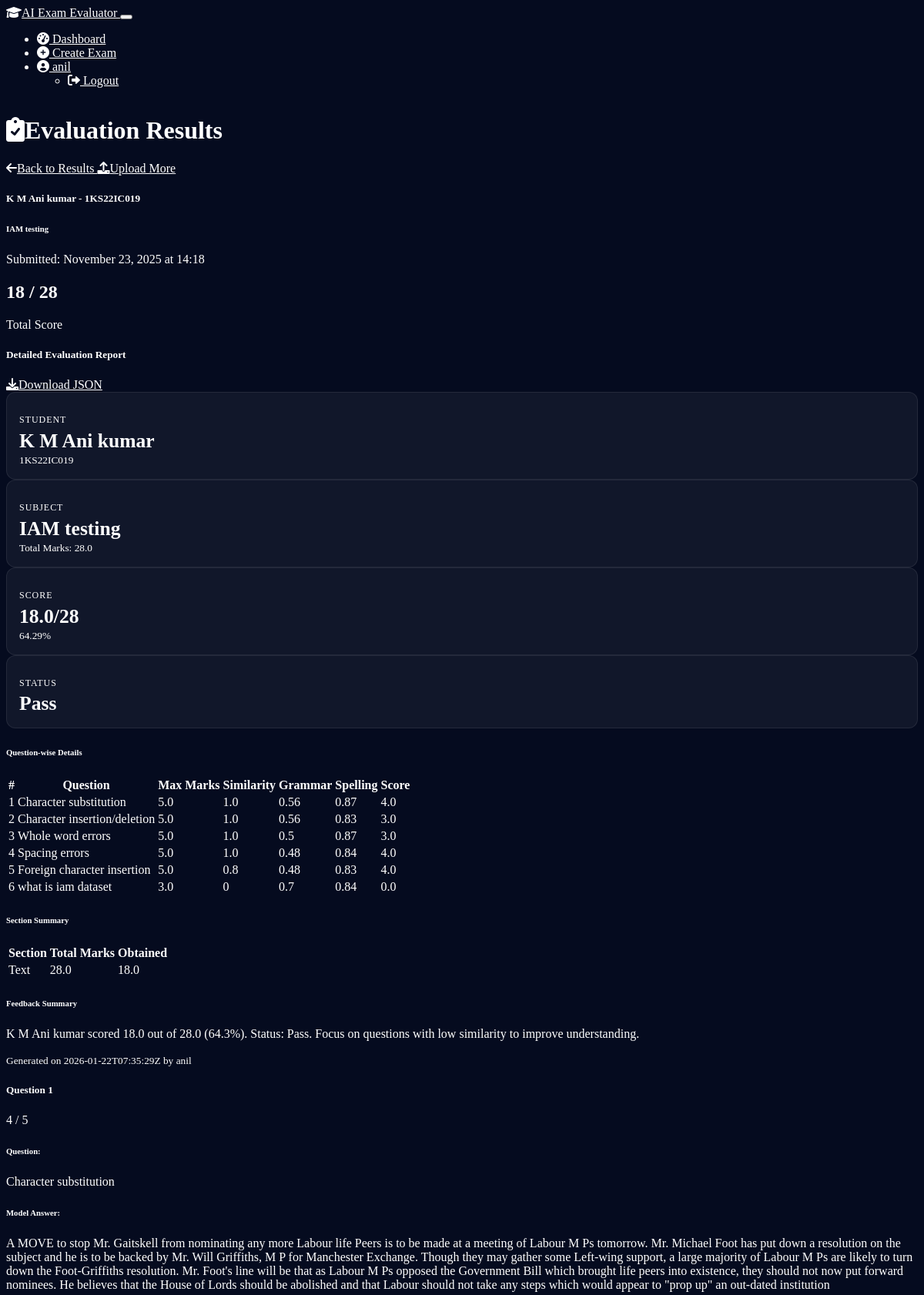
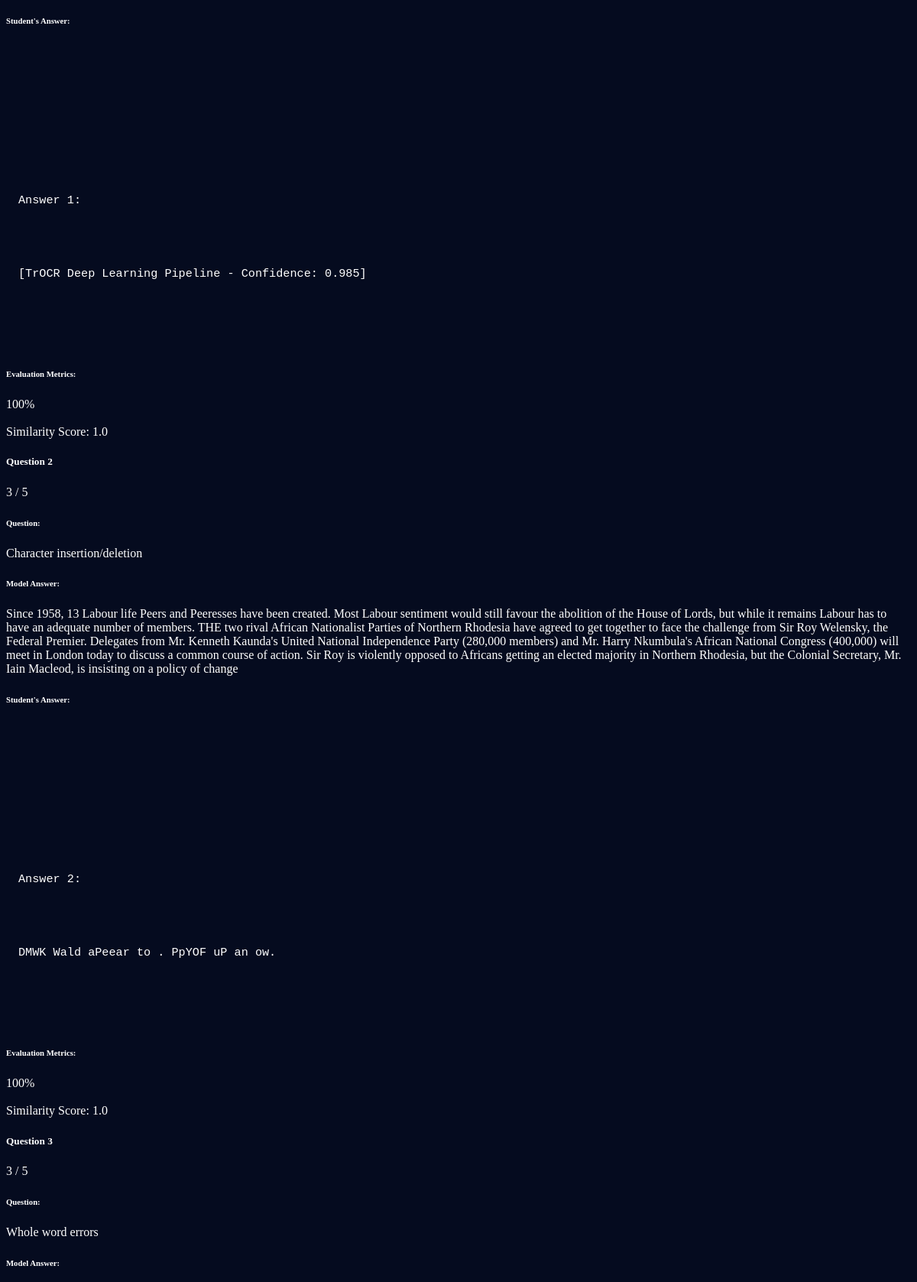
Page /exam/1/submission/1 (signed in, upper part) on the committed database (2 pictures, top to bottom).
### models.py (models this page shows, shortened)
class User(UserMixin, db.Model):
    id = db.Column(db.Integer, primary_key=True)
    username = db.Column(db.String(64), unique=True, nullable=False)
    email = db.Column(db.String(120), unique=True, nullable=False)
    password_hash = db.Column(db.String(256))
    is_faculty = db.Column(db.Boolean, default=True)
    created_at = db.Column(db.DateTime, default=datetime.utcnow)
    exams = db.relationship('Exam', backref='faculty', lazy=True)

class Submission(db.Model):
    id = db.Column(db.Integer, primary_key=True)
    exam_id = db.Column(db.Integer, db.ForeignKey('exam.id'), nullable=False)
    student_name = db.Column(db.String(128), nullable=False)
    student_id = db.Column(db.String(64), nullable=False)
    submitted_at = db.Column(db.DateTime, default=datetime.utcnow)
    original_file = db.Column(db.String(255))  # Path to uploaded file
    extracted_text = db.Column(db.Text)  # Raw extracted text from OCR (stored in DB, not session)
    total_score = db.Column(db.Float, default=0)
    answers = db.relationship('SubmissionAnswer', backref='submission', lazy=True, cascade="all, delete-orphan")

class Exam(db.Model):
    id = db.Column(db.Integer, primary_key=True)
    title = db.Column(db.String(128), nullable=False)
    description = db.Column(db.Text)
    created_at = db.Column(db.DateTime, default=datetime.utcnow)
    faculty_id = db.Column(db.Integer, db.ForeignKey('user.id'), nullable=False)
    questions = db.relationship('Question', backref='exam', lazy=True, cascade="all, delete-orphan")
    submissions = db.relationship('Submission', backref='exam', lazy=True, cascade="all, delete-orphan")

class Question(db.Model):
    id = db.Column(db.Integer, primary_key=True)
    exam_id = db.Column(db.Integer, db.ForeignKey('exam.id'), nullable=False)
    text = db.Column(db.Text, nullable=False)
    answer_key = db.Column(db.Text, nullable=False)
    max_score = db.Column(db.Float, default=1.0)
    min_word_count = db.Column(db.Integer, default=50)
    question_type = db.Column(db.String(20), default='text')  # text, mcq, etc.
    order = db.Column(db.Integer, default=0)

class SubmissionAnswer(db.Model):
    id = db.Column(db.Integer, primary_key=True)
    submission_id = db.Column(db.Integer, db.ForeignKey('submission.id'), nullable=False)
    question_id = db.Column(db.Integer, db.ForeignKey('question.id'), nullable=False)
    extracted_text = db.Column(db.Text)
    score = db.Column(db.Float, default=0)
    similarity_score = db.Column(db.Float)
    feedback = db.Column(db.Text)
    question = db.relationship('Question')

### routes/exam_routes.py (the view)
@exam_bp.route('/exam/<int:exam_id>/submission/<int:submission_id>')
@login_required
def view_submission(exam_id, submission_id):
    exam = Exam.query.get_or_404(exam_id)
    if exam.faculty_id != current_user.id:
        flash('You do not have permission to view this submission.', 'danger')
        return redirect(url_for('exam.dashboard'))
    submission = Submission.query.get_or_404(submission_id)
    if submission.exam_id != exam_id:
        flash('Submission does not belong to the specified exam.', 'danger')
        return redirect(url_for('exam.view_submissions', exam_id=exam_id))
    answers = SubmissionAnswer.query.filter_by(submission_id=submission_id).all()
    questions = Question.query.filter_by(exam_id=exam_id).all()
    max_score = sum(q.max_score for q in questions)
    report_data = build_submission_report(
        exam,
        submission,
        answers,
        max_score,
        current_user.username
    )
    return render_template(
        'evaluate.html',
        exam=exam,
        submission=submission,
        answers=answers,
        max_score=max_score,
        report_data=report_data
    )

### templates/evaluate.html (shortened to what this page needs)
{% extends "layout.html" %}
{% block content %}
<div class="container">
  <div class="d-flex justify-content-between align-items-center mb-4">
    <h1 class="h2">
      <i class="fas fa-clipboard-check me-2"></i>Evaluation Results
    </h1>
    <div>
      <a href="{{ url_for('exam.view_submissions', exam_id=exam.id) }}" class="btn btn-outline-secondary me-2">
        <i class="fas fa-arrow-left me-1"></i>Back to Results
      </a>
      <a href="{{ url_for('exam.upload_answers', exam_id=exam.id) }}" class="btn btn-primary">
        <i class="fas fa-upload me-1"></i>Upload More
      </a>
    </div>
  </div>
  <div class="card shadow-sm mb-4">
    <div class="card-header bg-dark">
      <h5 class="card-title mb-0">{{ submission.student_name }} - {{ submission.student_id }}</h5>
    </div>
    <div class="card-body">
      <div class="row">
        <div class="col-md-8">
          <h6>{{ exam.title }}</h6>
          <p class="text-muted small">Submitted: {{ submission.submitted_at.strftime('%B %d, %Y at %H:%M') }}</p>
        </div>
        <div class="col-md-4 text-end">
          <h2 class="mb-0
            {% if submission.total_score / max_score >= 0.7 %}text-success
            {% elif submission.total_score / max_score >= 0.4 %}text-warning
            {% else %}text-danger{% endif %}">
            {{ submission.total_score|int }} / {{ max_score|int }}
          </h2>
          <p class="text-muted small">Total Score</p>
        </div>
      </div>
    </div>
  </div>
  {% if report_data %}
  <div class="card shadow-sm mb-4">
    <div class="card-header d-flex justify-content-between align-items-center">
      <h5 class="card-title mb-0">Detailed Evaluation Report</h5>
      <a href="{{ url_for('exam.download_submission_report', exam_id=exam.id, submission_id=submission.id, export_format='json') }}" class="btn btn-sm btn-outline-info">
        <i class="fas fa-download me-1"></i>Download JSON
      </a>
    </div>
    <div class="card-body">
      <div class="row row-cols-1 row-cols-md-4 g-3 mb-4">
        <div class="col">
          <div class="report-stat">
            <p class="label">Student</p>
            <h4 class="value">{{ report_data.student_info.name }}</h4>
            <small>{{ report_data.student_info.roll_number }}</small>
          </div>
        </div>
        <div class="col">
          <div class="report-stat">
            <p class="label">Subject</p>
            <h4 class="value">{{ report_data.student_info.subject }}</h4>
            <small>Total Marks: {{ report_data.student_info.total_marks }}</small>
          </div>
        </div>
        <div class="col">
          <div class="report-stat">
            <p class="label">Score</p>
            <h4 class="value">{{ report_data.overall_result.total_score }}/{{ max_score|int }}</h4>
            <small>{{ report_data.overall_result.percentage }}%</small>
          </div>
        </div>
        <div class="col">
          <div class="report-stat">
            <p class="label">Status</p>
            <h4 class="value">{{ report_data.overall_result.status }}</h4>
          </div>
        </div>
      </div>
      <h6 class="mb-2">Question-wise Details</h6>
      <div class="table-responsive mb-4">
        <table class="table table-dark table-sm align-middle">
          <thead>
            <tr>
              <th>#</th>
              <th>Question</th>
              <th>Max Marks</th>
              <th>Similarity</th>
              <th>Grammar</th>
              <th>Spelling</th>
              <th>Score</th>
            </tr>
          </thead>
          <tbody>
            {% for detail in report_data.question_details %}
            <tr>
              <td>{{ detail.question_number }}</td>
              <td>{{ detail.question_text }}</td>
              <td>{{ detail.max_marks }}</td>
              <td>{{ detail.similarity }}</td>
              <td>{{ detail.grammar }}</td>
              <td>{{ detail.spelling }}</td>
              <td>{{ detail.final_score }}</td>
            </tr>
            {% endfor %}
          </tbody>
        </table>
      </div>
      <div class="row">
        <div class="col-lg-6">
          <h6>Section Summary</h6>
          <div class="table-responsive mb-4">
            <table class="table table-dark table-sm">
              <thead>
                <tr>
                  <th>Section</th>
                  <th>Total Marks</th>
                  <th>Obtained</th>
                </tr>
              </thead>
              <tbody>
                {% for section in report_data.section_summary %}
                <tr>
                  <td>{{ section.section }}</td>
                  <td>{{ section.total_marks }}</td>
                  <td>{{ section.obtained }}</td>
                </tr>
                {% endfor %}
              </tbody>
            </table>
          </div>
        </div>
      </div>
      <div class="mt-3">
        <h6>Feedback Summary</h6>
        <p class="mb-1">{{ report_data.feedback_summary }}</p>
        <small class="text-muted">Generated on {{ report_data.metadata.generated_at }} by {{ report_data.metadata.evaluator }}</small>
      </div>
    </div>
  </div>
  {% endif %}
  {% for answer in answers %}
    <div class="card shadow-sm mb-4">
      <div class="card-header d-flex justify-content-between align-items-center">
        <h5 class="card-title mb-0">Question {{ answer.question.order + 1 }}</h5>
        <span class="badge {% if answer.score / answer.question.max_score >= 0.7 %}bg-success{% elif answer.score / answer.question.max_score >= 0.4 %}bg-warning{% else %}bg-danger{% endif %}">
          {{ answer.score|int }} / {{ answer.question.max_score|int }}
        </span>
      </div>
      <div class="card-body">
        <div class="row">
          <div class="col-lg-6">
            <h6>Question:</h6>
            <p>{{ answer.question.text }}</p>
            <h6>Model Answer:</h6>
            <p>{{ answer.question.answer_key }}</p>
          </div>
          <div class="col-lg-6">
            <h6>Student's Answer:</h6>
            <div class="p-3 bg-dark bg-opacity-10 rounded student-answer">
              {% if answer.extracted_text %}
                <div class="formatted-answer">
                  {% set lines = answer.extracted_text.split('\n') %}
                  {% for line in lines %}
                    {% if line.strip().startswith('---') and 'Page' in line %}
                      <div class="page-marker">
                        <i class="fas fa-file-alt me-1"></i>{{ line.strip() }}
                      </div>
                    {% elif line.strip().startswith('Region #') %}
                      <div class="region-marker">
                        <i class="fas fa-map-marker-alt me-1"></i>{{ line.strip() }}
                      </div>
                    {% elif not line.strip().startswith('[GoogleLens-style') and line.strip() %}
                      <p class="answer-paragraph">{{ line }}</p>
                    {% elif not line.strip() %}
                      <br>
                    {% endif %}
                  {% endfor %}
                </div>
              {% else %}
                <p class="text-muted fst-italic">No text extracted</p>
              {% endif %}
            </div>
            <div class="mt-3">
              <h6>Evaluation Metrics:</h6>
              <div class="progress mb-2" style="height: 20px;">
                <div class="progress-bar
                  {% if answer.similarity_score >= 0.7 %}bg-success
                  {% elif answer.similarity_score >= 0.4 %}bg-warning
                  {% else %}bg-danger{% endif %}"
                  role="progressbar"
                  style="width: {{ (answer.similarity_score * 100)|int }}%"
                  aria-valuenow="{{ (answer.similarity_score * 100)|int }}"
                  aria-valuemin="0"
                  aria-valuemax="100">
                  {{ (answer.similarity_score * 100)|int }}%
                </div>
              </div>
              <p class="small text-muted">Similarity Score: {{ answer.similarity_score|round(2) }}</p>
            </div>
          </div>
        </div>
      </div>
    </div>
  {% endfor %}
</div>
{% endblock %}

### templates/layout.html (shortened to what this page needs)
<!DOCTYPE html>
<html lang="en">
<head>
  <link rel="stylesheet" href="https://cdn.replit.com/agent/bootstrap-agent-dark-theme.min.css">
  <link rel="stylesheet" href="https://cdnjs.cloudflare.com/ajax/libs/font-awesome/6.0.0/css/all.min.css">
  <link rel="stylesheet" href="{{ url_for('static', filename='css/custom.css') }}">
</head>
<body data-bs-theme="dark">
  <nav class="navbar navbar-expand-lg navbar-dark bg-dark">
    <div class="container">
      <a class="navbar-brand" href="{{ url_for('auth.index') }}">
        <i class="fas fa-graduation-cap me-2"></i>AI Exam Evaluator
      </a>
      <button class="navbar-toggler" type="button" data-bs-toggle="collapse" data-bs-target="#navbarNav">
      </button>
      <div class="collapse navbar-collapse" id="navbarNav">
        <ul class="navbar-nav ms-auto">
          {% if current_user.is_authenticated %}
            <li class="nav-item">
              <a class="nav-link" href="{{ url_for('exam.dashboard') }}">
                <i class="fas fa-tachometer-alt me-1"></i> Dashboard
              </a>
            </li>
            <li class="nav-item">
              <a class="nav-link" href="{{ url_for('exam.create_exam') }}">
                <i class="fas fa-plus-circle me-1"></i> Create Exam
              </a>
            </li>
            <li class="nav-item dropdown">
              <a class="nav-link dropdown-toggle" href="#" id="navbarDropdown" role="button" data-bs-toggle="dropdown">
                <i class="fas fa-user-circle me-1"></i> {{ current_user.username }}
              </a>
              <ul class="dropdown-menu dropdown-menu-end">
                <li>
                  <a class="dropdown-item" href="{{ url_for('auth.logout') }}">
                    <i class="fas fa-sign-out-alt me-1"></i> Logout
                  </a>
                </li>
              </ul>
            </li>
          {% endif %}
        </ul>
      </div>
    </div>
  </nav>
  <main class="container py-4">
    {% block content %}{% endblock %}
  </main>
</body>
</html>

### rows in the picture
User: username "anil", metadata.evaluator "anil"
Submission: student_name "K M Ani kumar", student_id "1KS22IC019", submitted_at "November 23, 2025 at 14:18", total_score "18", student_info.name "K M Ani kumar", student_info.roll_number "1KS22IC019", overall_result.total_score "18.0"
Exam: title "IAM testing", student_info.subject "IAM testing"
Question: question_text "Character substitution", max_marks "5.0"
SubmissionAnswer: final_score "4.0", answer.question.order+1 "1", score "4", question.max_score "5", question.text "Character substitution", question.answer_key "A MOVE to stop Mr. Gaitskell from nominating any more Labour life Peers is to be made at a meeting of Labour M Ps tomorrow. Mr. Michael Foot has put down a resolution on the subject and he is to be backed by Mr. Will Griffiths, M P for Manchester Exchange. Though they may gather some Left-wing support, a large majority of Labour M Ps are likely to turn down the Foot-Griffiths resolution. Mr. Foot's line will be that as Labour M Ps opposed the Government Bill which brought life peers into existence, they should not now put forward nominees. He believes that the House of Lords should be abolished and that Labour should not take any steps which would appear to \"prop up\" an out-dated institution", lines "Answer 1:" "[TrOCR Deep Learning Pipeline - Confidence: 0.985]", (answer.similarity_score*100)|int "100", similarity_score "1.0"
Question: question_text "Character insertion/deletion", max_marks "5.0"
SubmissionAnswer: final_score "3.0", answer.question.order+1 "2", score "3", question.max_score "5", question.text "Character insertion/deletion", question.answer_key "Since 1958, 13 Labour life Peers and Peeresses have been created. Most Labour sentiment would still favour the abolition of the House of Lords, but while it remains Labour has to have an adequate number of members. THE two rival African Nationalist Parties of Northern Rhodesia have agreed to get together to face the challenge from Sir Roy Welensky, the Federal Premier. Delegates from Mr. Kenneth Kaunda's United National Independence Party (280,000 members) and Mr. Harry Nkumbula's African National Congress (400,000) will meet in London today to discuss a common course of action. Sir Roy is violently opposed to Africans getting an elected majority in Northern Rhodesia, but the Colonial…", lines "Answer 2:" "DMWK Wald aPeear to . PpYOF uP an ow.", (answer.similarity_score*100)|int "100", similarity_score "1.0"
Question: question_text "Whole word errors", max_marks "5.0"
SubmissionAnswer: final_score "3.0", answer.question.order+1 "3", score "3", question.max_score "5", question.text "Whole word errors"
Question: question_text "Spacing errors", max_marks "5.0"
SubmissionAnswer: final_score "4.0"
Question: question_text "Foreign character insertion", max_marks "5.0"
SubmissionAnswer: final_score "4.0"
Question: question_text "what is iam dataset", max_marks "3.0"
SubmissionAnswer: final_score "0.0"

### other values in the picture
{{ max_score|int }} "28"
{{ report_data.student_info.total_marks }} "28.0"
{{ report_data.overall_result.percentage }} "64.29"
{{ report_data.overall_result.status }} "Pass"
{{ detail.question_number }} "1" "2" "3" "4" "5" "6"
{{ detail.similarity }} "1.0" "1.0" "1.0" "1.0" "0.8" "0"
{{ detail.grammar }} "0.56" "0.56" "0.5" "0.48" "0.48" "0.7"
{{ detail.spelling }} "0.87" "0.83" "0.87" "0.84" "0.83" "0.84"
{{ section.section }} "Text"
{{ section.total_marks }} "28.0"
{{ section.obtained }} "18.0"
{{ report_data.feedback_summary }} "K M Ani kumar scored 18.0 out of 28.0 (64.3%). Status: Pass. Focus on questions with low similarity to improve understanding."
{{ report_data.metadata.generated_at }} "2026-01-22T07:35:29Z"
